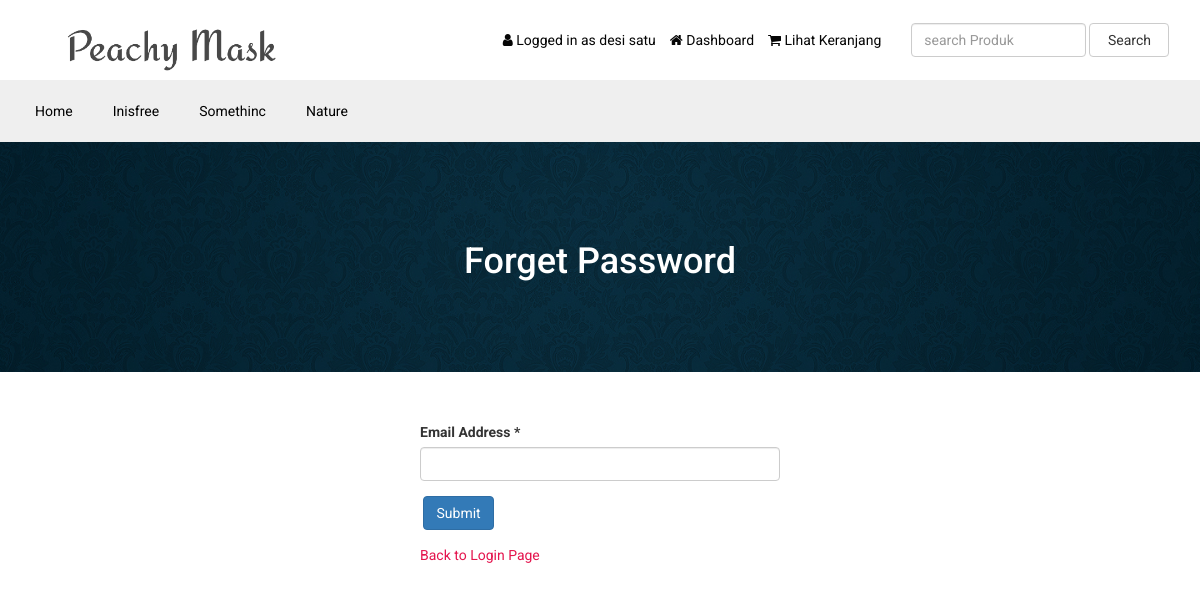
The app's page /masker/forget-password.php (signed in) with its own data.
### tables this page shows
CREATE TABLE `tbl_settings` (
  `id` int(11) NOT NULL,
  `logo` tinytext NOT NULL,
  `favicon` tinytext NOT NULL,
  `footer_about` text NOT NULL,
  `footer_copyright` text NOT NULL,
  `contact_address` text NOT NULL,
  `contact_email` tinytext NOT NULL,
  `contact_phone` tinytext NOT NULL,
  `contact_fax` tinytext NOT NULL,
  `contact_map_iframe` text NOT NULL,
  `receive_email` tinytext NOT NULL,
  `receive_email_subject` tinytext NOT NULL,
  `receive_email_thank_you_message` text NOT NULL,
  `forget_password_message` text NOT NULL,
  `total_recent_post_footer` int(10) NOT NULL,
  `total_popular_post_footer` int(10) NOT NULL,
  `total_recent_post_sidebar` int(11) NOT NULL,
  `total_popular_post_sidebar` int(11) NOT NULL,
  `total_featured_product_home` int(11) NOT NULL,
  `total_latest_product_home` int(11) NOT NULL,
  `total_popular_product_home` int(11) NOT NULL,
  `meta_title_home` text NOT NULL,
  `meta_keyword_home` text NOT NULL,
  `meta_description_home` text NOT NULL,
  `banner_login` tinytext NOT NULL,
  `banner_registration` tinytext NOT NULL,
  `banner_forget_password` tinytext NOT NULL,
  `banner_reset_password` tinytext NOT NULL,
  `banner_search` tinytext NOT NULL,
  `banner_cart` tinytext NOT NULL,
  `banner_checkout` tinytext NOT NULL,
  `banner_product_category` tinytext NOT NULL,
  `banner_blog` tinytext NOT NULL,
  `cta_title` tinytext NOT NULL,
  `cta_content` text NOT NULL,
  `cta_read_more_text` tinytext NOT NULL,
  `cta_read_more_url` tinytext NOT NULL,
  `cta_photo` tinytext NOT NULL,
  `featured_product_title` tinytext NOT NULL,
  `featured_product_subtitle` tinytext NOT NULL,
  `latest_product_title` tinytext NOT NULL,
  `latest_product_subtitle` tinytext NOT NULL,
  `popular_product_title` tinytext NOT NULL,
  `popular_product_subtitle` tinytext NOT NULL,
  `testimonial_title` tinytext NOT NULL,
  `testimonial_subtitle` tinytext NOT NULL,
  `testimonial_photo` tinytext NOT NULL,
  `blog_title` tinytext NOT NULL,
  `blog_subtitle` tinytext NOT NULL,
  `newsletter_text` text NOT NULL,
  `paypal_email` tinytext NOT NULL,
  `stripe_public_key` tinytext NOT NULL,
  `stripe_secret_key` tinytext NOT NULL,
  `bank_detail` text NOT NULL,
  `before_head` text NOT NULL,
  `before_body` text NOT NULL,
  `home_service_on_off` int(11) NOT NULL,
  `home_welcome_on_off` int(11) NOT NULL,
  `home_featured_product_on_off` int(11) NOT NULL,
  `home_latest_product_on_off` int(11) NOT NULL,
  `home_popular_product_on_off` int(11) NOT NULL,
  `home_testimonial_on_off` int(11) NOT NULL,
  `home_blog_on_off` int(11) NOT NULL,
  `newsletter_on_off` int(11) NOT NULL,
  `ads_above_welcome_on_off` int(1) NOT NULL,
  `ads_above_featured_product_on_off` int(1) NOT NULL,
  `ads_above_latest_product_on_off` int(1) NOT NULL,
  `ads_above_popular_product_on_off` int(1) NOT NULL,
  `ads_above_testimonial_on_off` int(1) NOT NULL,
  `ads_category_sidebar_on_off` int(1) NOT NULL
);

CREATE TABLE `tbl_top_category` (
  `tcat_id` int(11) NOT NULL,
  `tcat_name` tinytext NOT NULL,
  `show_on_menu` int(1) NOT NULL
);

### masker/forget-password.php (the view, shortened to what this page needs)
<?php require_once('header.php'); ?>
<?php
$statement = $pdo->prepare("SELECT * FROM tbl_settings WHERE id=1");
$statement->execute();
$result = $statement->fetchAll(PDO::FETCH_ASSOC);
foreach ($result as $row) {
    $banner_forget_password = $row['banner_forget_password'];
}
?>
<div class="page-banner" style="background-color:#444;background-image: url(assets/uploads/<?php echo $banner_forget_password; ?>);">
    <div class="inner">
        <h1><?php echo LANG_VALUE_97; ?></h1>
    </div>
</div>
<div class="page">
    <div class="container">
        <div class="row">
            <div class="col-md-12">
                <div class="user-content">
                    <form action="" method="post">
                        <div class="row">
                            <div class="col-md-4"></div>
                            <div class="col-md-4">
                                <div class="form-group">
                                    <label for=""><?php echo LANG_VALUE_94; ?> *</label>
                                    <input type="email" class="form-control" name="cust_email">
                                </div>
                                <div class="form-group">
                                    <input type="submit" class="btn btn-primary" value="<?php echo LANG_VALUE_4; ?>" name="form1">
                                </div>
                                <a href="login.php" style="color:#e4144d;"><?php echo LANG_VALUE_12; ?></a>
                            </div>
                        </div>
                    </form>
                </div>
            </div>
        </div>
    </div>
</div>
<?php require_once('footer.php'); ?>

### masker/header.php (shortened to what this page needs)
<?php
include("admin/inc/config.php");
$statement = $pdo->prepare("SELECT * FROM tbl_settings WHERE id=1");
$statement->execute();
$result = $statement->fetchAll(PDO::FETCH_ASSOC);
foreach ($result as $row)
{
	$logo = $row['logo'];
}
?>
<!DOCTYPE html>
<html lang="en">
<head>
	<link rel="stylesheet" href="assets/css/bootstrap.min.css">
	<link rel="stylesheet" href="assets/css/font-awesome.min.css">
	<link rel="stylesheet" href="assets/css/owl.carousel.min.css">
	<link rel="stylesheet" href="assets/css/owl.theme.default.min.css">
	<link rel="stylesheet" href="assets/css/jquery.bxslider.min.css">
    <link rel="stylesheet" href="assets/css/magnific-popup.css">
    <link rel="stylesheet" href="assets/css/rating.css">
	<link rel="stylesheet" href="assets/css/spacing.css">
	<link rel="stylesheet" href="assets/css/bootstrap-touch-slider.css">
	<link rel="stylesheet" href="assets/css/animate.min.css">
	<link rel="stylesheet" href="assets/css/tree-menu.css">
	<link rel="stylesheet" href="assets/css/select2.min.css">
	<link rel="stylesheet" href="assets/css/main.css">
	<link rel="stylesheet" href="assets/css/responsive.css">
</head>
<body>
<div class="header">
	<div class="container">
		<div class="row inner">
			<div class="col-md-4 logo">
				<a href="index.php"><img src="assets/uploads/<?php echo $logo; ?>" alt="logo image"></a>
			</div>
			<div class="col-md-5 right">
				<ul>
					<?php
					if(isset($_SESSION['customer'])) {
						?>
						<li><i class="fa fa-user"></i> <?php echo LANG_VALUE_13; ?> <?php echo $_SESSION['customer']['cust_name']; ?></li>
						<li><a href="dashboard.php"><i class="fa fa-home"></i> <?php echo LANG_VALUE_89; ?></a></li>
						<?php
					} else {
						?>
						<li><a href="login.php"><i class="fa fa-sign-in"></i> <?php echo LANG_VALUE_9; ?></a></li>
						<li><a href="registration.php"><i class="fa fa-user-plus"></i> <?php echo LANG_VALUE_15; ?></a></li>
						<?php
					}
					?>
					<li><a href="cart.php"><i class="fa fa-shopping-cart"></i> <?php echo LANG_VALUE_19; ?>
					</a></li>
				</ul>
			</div>
			<div class="col-md-3 search-area">
				<form class="navbar-form navbar-left" role="search" action="search-result.php" method="get">
					<div class="form-group">
						<input type="text" class="form-control search-top" placeholder="<?php echo LANG_VALUE_2; ?>" name="search_text">
					</div>
					<button type="submit" class="btn btn-default"><?php echo LANG_VALUE_3; ?></button>
				</form>
			</div>
		</div>
	</div>
</div>
<div class="nav">
	<div class="container">
		<div class="row">
			<div class="col-md-12 pl_0 pr_0">
				<div class="menu-container">
					<div class="menu">
						<ul>
							<li><a href="index.php">Home</a></li>
							<?php
							$statement = $pdo->prepare("SELECT * FROM tbl_top_category WHERE show_on_menu=1");
							$statement->execute();
							$result = $statement->fetchAll(PDO::FETCH_ASSOC);
							foreach ($result as $row) {
								?>
								<li><a href="product-category.php?id=<?php echo $row['tcat_id']; ?>&type=top-category"><?php echo $row['tcat_name']; ?></a>
								</li>
								<?php
							}
							?>
						</ul>
					</div>
				</div>
			</div>
		</div>
	</div>
</div>

### masker/assets/css/main.css (style rules this page uses)
* { margin: 0; padding: 0; }
body { font-family: 'Roboto', sans-serif; font-size: 14px; }
h1, h2, h3, h4, h5, h6 { font-family: 'Roboto', sans-serif; }
a { text-decoration: none; }
.header { width: 100%; height: auto; background: #fff; }
.header .inner { height: auto; display: table; }
.header .logo { float: none; display: table-cell; vertical-align: middle; }
.header .logo img { max-width: 100%; height: 80px; }
.header .navbar-form .form-control { width: 300px; }
.header .search-area { float: none; display: table-cell; vertical-align: middle; }
.header .search-area .form-group { width: calc(100% - 84px); }
.header .search-area button { width: 80px; }
.header .search-area form { width: 100%; }
.header .right { float: none; display: table-cell; vertical-align: middle; padding-right: 0; }
.header .right ul { float: right; margin-bottom: 0; }
.header .right ul li { list-style-type: none; float: left; margin-left: 14px; color: #050505; }
.header .right ul li a { color: #050505; }
.header .navbar-form .search-top { width: 100%; }
.nav { background: #EFEFEF; }
.menu-container { width: 100%; margin: 0 auto; background: #EFEFEF; }
.menu-dropdown-icon:before { content: "\f067"; font-family: "FontAwesome"; display: none; cursor: pointer; float: right; padding: 1.5em 2em; background: #fff; color: #333; }
.menu > ul { margin: 0 auto; width: 100%; list-style: none; padding: 0; position: relative; box-sizing: border-box; }
.menu > ul:before, .menu > ul:after { content: ""; display: table; }
.menu > ul:after { clear: both; }
.menu > ul > li { float: left; padding: 0; margin: 0; }
.menu > ul > li a { text-decoration: none; padding: 1.5em 20px; display: block; color: rgb(0, 0, 0); }
.page-banner { width: 100%; height: auto; background-repeat: no-repeat; background-position: center center; -webkit-background-size: cover; background-size: cover; position: relative; padding-top: 80px; padding-bottom: 80px; overflow: hidden; }
.page-banner h1 { color: #fff; text-align: center; z-index: 999; position: relative; }
.page { width: 100%; height: auto; padding-top: 50px; padding-bottom: 50px; }

### masker/assets/css/responsive.css (style rules this page uses)
@media only screen and (min-width: 992px) { .header .inner { width: 100%; } }
@media only screen and (min-width: 992px) { .header .search-area { padding-right: 0; } }
@media only screen and (min-width: 992px) { .header .search-area form { padding-right: 0; } }
@media only screen and (min-width: 992px) { .header .container { padding-right: 0; } }

### records on screen
tbl_settings: logo (picture), banner_forget_password (picture)
tbl_top_category: tcat_name "Inisfree"
tbl_top_category: tcat_name "Somethinc"
tbl_top_category: tcat_name "Nature"

### other values on screen
LANG_VALUE_13 "Logged in as"
$_SESSION['customer']['cust_name'] "desi satu"
LANG_VALUE_89 "Dashboard"
LANG_VALUE_19 "Lihat Keranjang"
LANG_VALUE_3 "Search"
LANG_VALUE_97 "Forget Password"
LANG_VALUE_94 "Email Address"
LANG_VALUE_12 "Back to Login Page"
